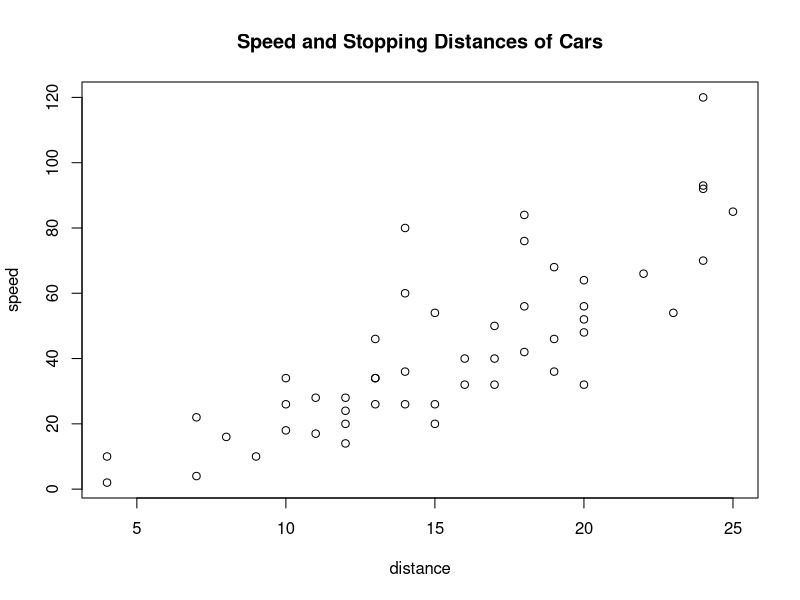

Generate this figure with R:
## ---- chunk 1
help(median)
## ---- chunk 2
head(pressure, 10)
## ---- chunk 3
head(pressure)
## ---- chunk 4
median(cars$dist)
## ---- chunk 5
mean(cars$speed)
## ---- chunk 6
#the five number summary of both the stopping distance and speed:
summary(cars)
## ---- chunk 7
plot(cars$speed, cars$dist, xlab = "distance", ylab = "speed", main = "Speed and Stopping Distances of Cars")
## ---- chunk 8
which(iris$Species == 'versicolor')[25]
which(iris$Species == 'versicolor')[26]
(iris$Sepal.Length[75] + iris$Sepal.Length[76])/2
## ---- chunk 9
sum = 0
for (i in 1:length(iris$Petal.Length)) {
  if(iris$Petal.Length[i] < 3)
    sum = sum + iris$Petal.Length[i]
  i = i+1
}
sum
## ---- chunk 10
x = iris[which(iris$Species == 'virginica'),]
x = data.frame(iris[110,1:4])
x/(2^3)*4
## ---- chunk 11
x2 = iris[which(iris$Species == "setosa"),]
x2 = sum(x2$Sepal.Width)
x2/(2^3)*4
